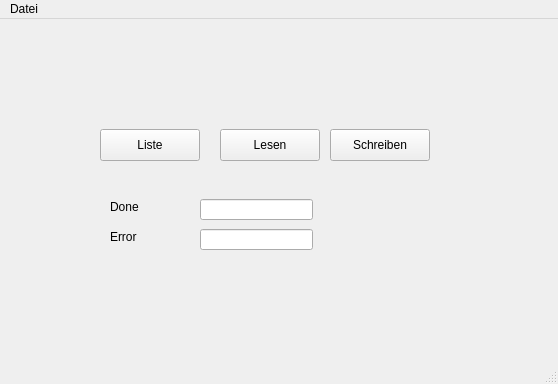
<?xml version="1.0" encoding="UTF-8"?>
<ui version="4.0">
 <class>MainWindow</class>
 <widget class="QMainWindow" name="MainWindow">
  <property name="geometry">
   <rect>
    <x>0</x>
    <y>0</y>
    <width>558</width>
    <height>384</height>
   </rect>
  </property>
  <property name="windowTitle">
   <string>MainWindow</string>
  </property>
  <widget class="QWidget" name="centralwidget">
   <widget class="QPushButton" name="pushButtonStart">
    <property name="geometry">
     <rect>
      <x>100</x>
      <y>110</y>
      <width>100</width>
      <height>32</height>
     </rect>
    </property>
    <property name="text">
     <string>Liste</string>
    </property>
   </widget>
   <widget class="QPushButton" name="pushButtonStartFileIn">
    <property name="geometry">
     <rect>
      <x>220</x>
      <y>110</y>
      <width>100</width>
      <height>32</height>
     </rect>
    </property>
    <property name="text">
     <string>Lesen</string>
    </property>
   </widget>
   <widget class="QPushButton" name="pushButtonStartFileOut">
    <property name="geometry">
     <rect>
      <x>330</x>
      <y>110</y>
      <width>100</width>
      <height>32</height>
     </rect>
    </property>
    <property name="text">
     <string>Schreiben</string>
    </property>
   </widget>
   <widget class="QLineEdit" name="lineEditOk">
    <property name="geometry">
     <rect>
      <x>200</x>
      <y>180</y>
      <width>113</width>
      <height>21</height>
     </rect>
    </property>
    <property name="mouseTracking">
     <bool>false</bool>
    </property>
    <property name="focusPolicy">
     <enum>Qt::FocusPolicy::NoFocus</enum>
    </property>
    <property name="acceptDrops">
     <bool>false</bool>
    </property>
   </widget>
   <widget class="QLabel" name="label">
    <property name="geometry">
     <rect>
      <x>110</x>
      <y>180</y>
      <width>58</width>
      <height>16</height>
     </rect>
    </property>
    <property name="text">
     <string>Done</string>
    </property>
   </widget>
   <widget class="QLabel" name="label_2">
    <property name="geometry">
     <rect>
      <x>110</x>
      <y>210</y>
      <width>58</width>
      <height>16</height>
     </rect>
    </property>
    <property name="text">
     <string>Error</string>
    </property>
   </widget>
   <widget class="QLineEdit" name="lineEditErr">
    <property name="geometry">
     <rect>
      <x>200</x>
      <y>210</y>
      <width>113</width>
      <height>21</height>
     </rect>
    </property>
    <property name="mouseTracking">
     <bool>false</bool>
    </property>
    <property name="focusPolicy">
     <enum>Qt::FocusPolicy::NoFocus</enum>
    </property>
    <property name="acceptDrops">
     <bool>false</bool>
    </property>
   </widget>
  </widget>
  <widget class="QMenuBar" name="menubar">
   <property name="geometry">
    <rect>
     <x>0</x>
     <y>0</y>
     <width>558</width>
     <height>24</height>
    </rect>
   </property>
   <widget class="QMenu" name="menuDatei">
    <property name="title">
     <string>Datei</string>
    </property>
    <addaction name="actionBeenden"/>
   </widget>
   <addaction name="menuDatei"/>
  </widget>
  <widget class="QStatusBar" name="statusbar"/>
  <action name="actionBeenden">
   <property name="text">
    <string>Beenden</string>
   </property>
  </action>
 </widget>
 <resources/>
 <connections>
  <connection>
   <sender>actionBeenden</sender>
   <signal>triggered()</signal>
   <receiver>MainWindow</receiver>
   <slot>close()</slot>
   <hints>
    <hint type="sourcelabel">
     <x>-1</x>
     <y>-1</y>
    </hint>
    <hint type="destinationlabel">
     <x>399</x>
     <y>299</y>
    </hint>
   </hints>
  </connection>
 </connections>
</ui>
